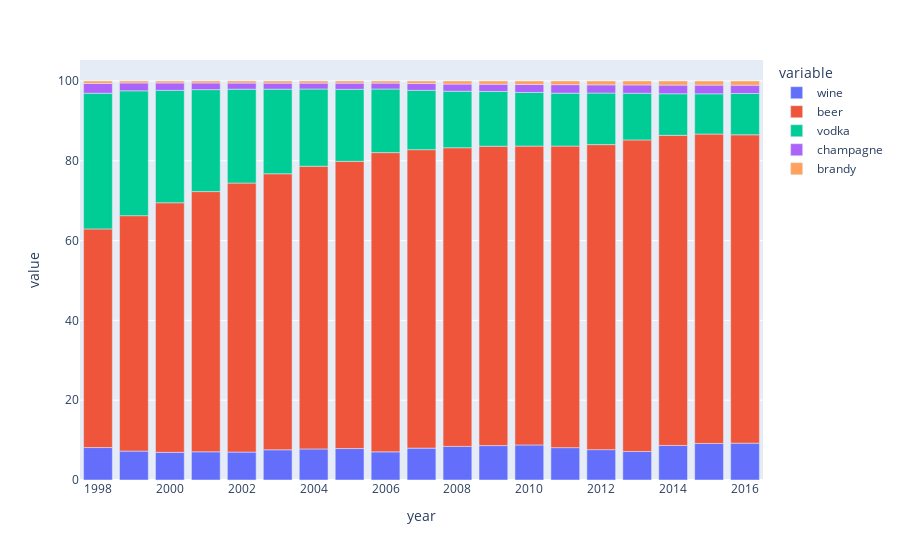

The cell this chart's notebook holds for it:
### Code cell
fig = px.bar(df_data_per , x=df_data_per.index, y=drink_cat)
fig.show()

### Figure 1 — Plotly figure (JSON) as saved in the notebook; plotly's stock layout.template omitted (floating-point values rounded to 4 significant figures)
{"data": [{"alignmentgroup": "True", "hovertemplate": "variable=wine<br>year=%{x}<br>value=%{y}<extra></extra>", "legendgroup": "wine", "marker": {"color": "#636efa", "pattern": {"shape": ""}}, "name": "wine", "offsetgroup": "wine", "orientation": "v", "showlegend": true, "textposition": "auto", "type": "bar", "x": [1998, 1999, 2000, 2001, 2002, 2003, 2004, 2005, 2006, 2007, 2008, 2009, 2010, 2011, 2012, 2013, 2014, 2015, 2016], "xaxis": "x", "y": [8.131, 7.251, 6.94, 7.066, 7.004, 7.571, 7.787, 7.884, 7.052, 7.99, 8.424, 8.626, 8.784, 8.113, 7.611, 7.144, 8.658, 9.164, 9.23], "yaxis": "y"}, {"alignmentgroup": "True", "hovertemplate": "variable=beer<br>year=%{x}<br>value=%{y}<extra></extra>", "legendgroup": "beer", "marker": {"color": "#EF553B", "pattern": {"shape": ""}}, "name": "beer", "offsetgroup": "beer", "orientation": "v", "showlegend": true, "textposition": "auto", "type": "bar", "x": [1998, 1999, 2000, 2001, 2002, 2003, 2004, 2005, 2006, 2007, 2008, 2009, 2010, 2011, 2012, 2013, 2014, 2015, 2016], "xaxis": "x", "y": [54.8, 59.0, 62.55, 65.22, 67.42, 69.18, 70.86, 71.98, 75.0, 74.81, 74.85, 75.03, 74.9, 75.58, 76.45, 78.09, 77.73, 77.54, 77.29], "yaxis": "y"}, {"alignmentgroup": "True", "hovertemplate": "variable=vodka<br>year=%{x}<br>value=%{y}<extra></extra>", "legendgroup": "vodka", "marker": {"color": "#00cc96", "pattern": {"shape": ""}}, "name": "vodka", "offsetgroup": "vodka", "orientation": "v", "showlegend": true, "textposition": "auto", "type": "bar", "x": [1998, 1999, 2000, 2001, 2002, 2003, 2004, 2005, 2006, 2007, 2008, 2009, 2010, 2011, 2012, 2013, 2014, 2015, 2016], "xaxis": "x", "y": [34.0, 31.29, 28.18, 25.55, 23.53, 21.2, 19.35, 18.05, 15.94, 14.87, 14.16, 13.72, 13.44, 13.26, 12.92, 11.69, 10.42, 10.09, 10.35], "yaxis": "y"}, {"alignmentgroup": "True", "hovertemplate": "variable=champagne<br>year=%{x}<br>value=%{y}<extra></extra>", "legendgroup": "champagne", "marker": {"color": "#ab63fa", "pattern": {"shape": ""}}, "name": "champagne", "offsetgroup": "champagne", "orientation": "v", "showlegend": true, "textposition": "auto", "type": "bar", "x": [1998, 1999, 2000, 2001, 2002, 2003, 2004, 2005, 2006, 2007, 2008, 2009, 2010, 2011, 2012, 2013, 2014, 2015, 2016], "xaxis": "x", "y": [2.452, 1.968, 1.853, 1.672, 1.539, 1.512, 1.477, 1.547, 1.482, 1.695, 1.796, 1.82, 2.004, 2.125, 2.066, 2.093, 2.171, 2.18, 2.085], "yaxis": "y"}, {"alignmentgroup": "True", "hovertemplate": "variable=brandy<br>year=%{x}<br>value=%{y}<extra></extra>", "legendgroup": "brandy", "marker": {"color": "#FFA15A", "pattern": {"shape": ""}}, "name": "brandy", "offsetgroup": "brandy", "orientation": "v", "showlegend": true, "textposition": "auto", "type": "bar", "x": [1998, 1999, 2000, 2001, 2002, 2003, 2004, 2005, 2006, 2007, 2008, 2009, 2010, 2011, 2012, 2013, 2014, 2015, 2016], "xaxis": "x", "y": [0.6143, 0.4899, 0.4851, 0.4946, 0.5103, 0.5307, 0.5301, 0.5365, 0.5263, 0.6371, 0.7667, 0.8027, 0.8679, 0.9205, 0.9601, 0.9843, 1.023, 1.025, 1.048], "yaxis": "y"}], "layout": {"barmode": "relative", "legend": {"title": {"text": "variable"}, "tracegroupgap": 0}, "margin": {"t": 60}, "xaxis": {"anchor": "y", "domain": [0, 1], "title": {"text": "year"}}, "yaxis": {"anchor": "x", "domain": [0, 1], "title": {"text": "value"}}}}
